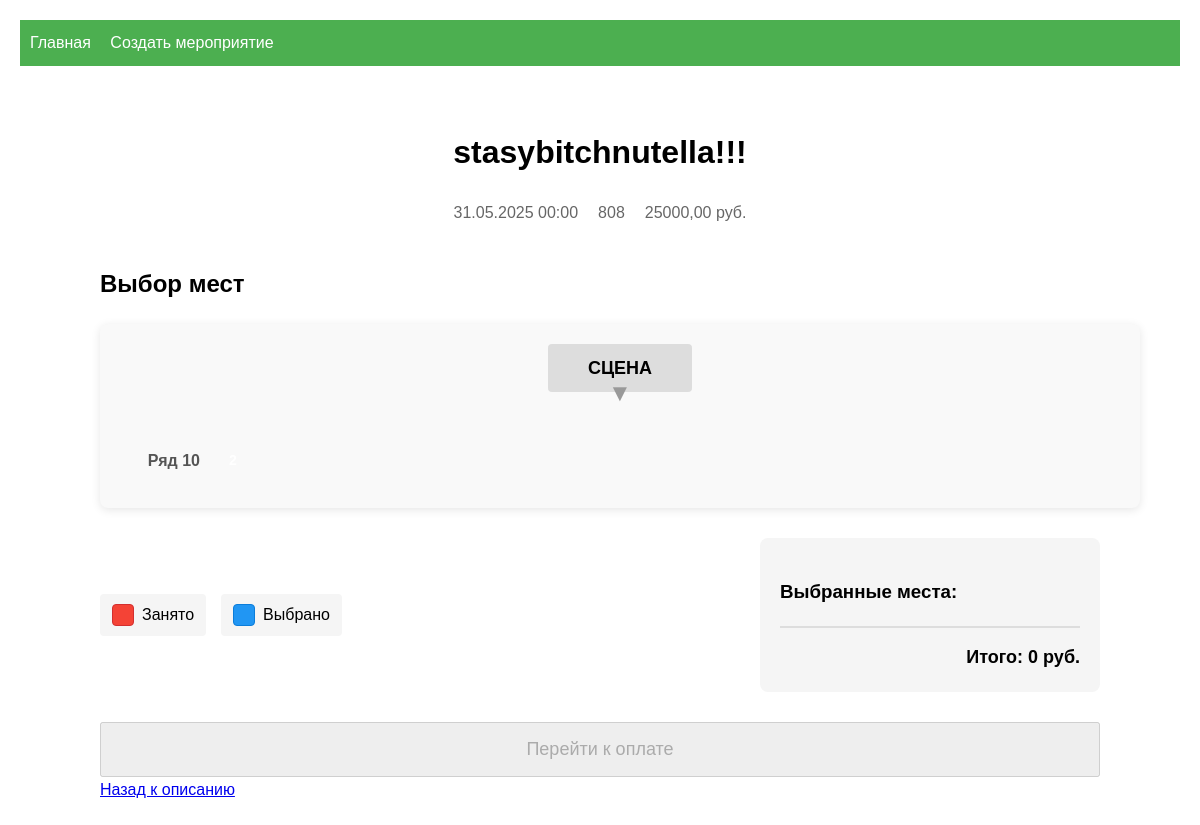
Before: /event/2/ (signed in) with the older database file.
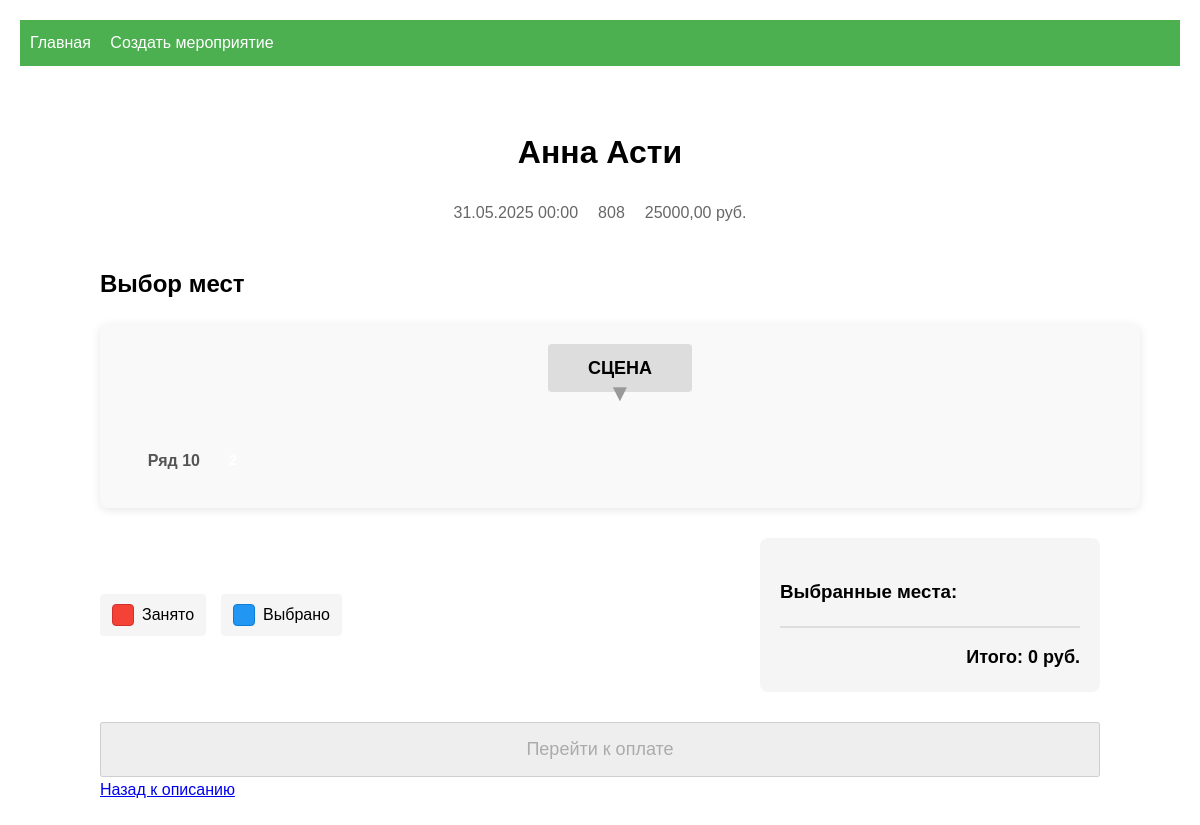
After: the same page with the newer database file.
### booking/models.py (models this page shows, shortened)
class Event(models.Model):
    title = models.CharField(_('Название мероприятия'), max_length=200)
    description = models.TextField(_('Описание мероприятия'))
    date_time = models.DateTimeField(_('Дата и время проведения'))
    venue = models.ForeignKey(
        Venue,
        verbose_name=_('Место проведения'),
        on_delete=models.CASCADE
    )
    organizer = models.ForeignKey(
        User,
        verbose_name=_('Организатор'),
        on_delete=models.CASCADE
    )
    price = models.DecimalField(
        _('Цена билета'),
        max_digits=10,
        decimal_places=2
    )
    is_published = models.BooleanField(
        _('Опубликовано'),
        default=False
    )
    class Meta:
        verbose_name = _('Мероприятие')
        verbose_name_plural = _('Мероприятия')

class Venue(models.Model):
    name = models.CharField(_('Название заведения'), max_length=100)
    address = models.TextField(_('Адрес'))
    capacity = models.PositiveIntegerField(_('Вместимость'))
    description = models.TextField(_('Описание'), blank=True)
    layout_image = models.ImageField(
        _('Схема зала'),
        upload_to='venue_layouts/',
        null=True,
        blank=True
    )
    def __str__(self):
        return self.name
    class Meta:
        verbose_name = _('Место проведения')
        verbose_name_plural = _('Места проведения')

### booking/views.py (the view)
# urls.py: path('event/<int:event_id>/', views.event_detail, name='event_detail'),
@login_required
def event_detail(request, event_id):
    event = get_object_or_404(Event, pk=event_id)
    seats = Seat.objects.filter(venue=event.venue).order_by('row', 'number')
    categories = SeatCategory.objects.all()
    seat_rows = []
    for row, seats_in_row in groupby(seats, key=attrgetter('row')):
        seat_rows.append(list(seats_in_row))
    return render(request, 'booking/event_detail.html', {
        'event': event,
        'seat_rows': seat_rows,
        'seat_categories': categories,
    })

### booking/templates/booking/event_detail.html (shortened to what this page needs)
{% extends 'base.html' %}
{% block content %}
<div class="event-detail-container">
    <div class="event-header">
        <h1>{{ event.title }}</h1>
        <div class="event-meta">
            <span class="event-date">{{ event.date_time|date:"d.m.Y H:i" }}</span>
            <span class="event-venue">{{ event.venue.name }}</span>
            <span class="event-price">{{ event.price }} руб.</span>
        </div>
    </div>
    <div class="seat-selection">
        <h2>Выбор мест</h2>
        <div class="seat-map-container">
            <div class="interactive-seat-map">
                <div class="stage">
                    <div class="stage-content">СЦЕНА</div>
                    <div class="stage-arrow">▼</div>
                </div>
                <div class="seating-area">
                    {% for row in seat_rows %}
                    <div class="seat-row">
                        <span class="row-number">Ряд {{ row.0.row }}</span>
                        <div class="row-seats">
                            {% for seat in row %}
                            <div class="seat {% if seat.is_booked %}booked{% else %}available{% endif %} {% if seat.category %}category-{{ seat.category }}{% endif %}"
                                 data-seat-id="{{ seat.id }}"
                                 data-row="{{ seat.row }}"
                                 data-number="{{ seat.number }}"
                                 data-price="{{ seat.price|default:event.price }}"
                                 title="Ряд {{ seat.row }}, Место {{ seat.number }} - {{ seat.price|default:event.price }} руб.">
                            </div>
                            {% endfor %}
                        </div>
                    </div>
                    {% endfor %}
                </div>
            </div>
        </div>
        <div class="seat-info-panel">
            <div class="seat-legend">
                <div class="legend-item">
                    <span class="seat-sample booked"></span>
                    <span>Занято</span>
                </div>
                <div class="legend-item">
                    <span class="seat-sample selected"></span>
                    <span>Выбрано</span>
                </div>
            </div>
            <div class="selected-seats-info">
                <h3>Выбранные места:</h3>
                <div class="total-price">
                    Итого: <span id="total-price">0</span> руб.
                </div>
            </div>
        </div>
        <form id="booking-form" method="post" action="{% url 'booking:book_seats' event.id %}">
            <button type="submit" class="btn btn-primary" id="book-button" disabled>
                 Перейти к оплате
            </button>
        </form>
    </div>
    <div class="event-actions">
        <a href="{% url 'booking:about_event' event.id %}" class="btn btn-back">
             Назад к описанию
        </a>
    </div>
</div>
{% endblock %}

Changed rows visible on the page:
changed Event: title "stasybitchnutella!!!" → "Анна Асти"
